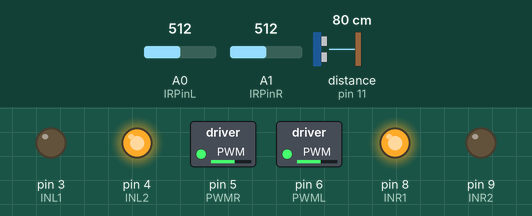
Bench run of a sketch on a simulated Arduino Uno, built with avr-gcc and run on an emulated ATmega328P. On the bench: switched loads named in the sketch (green lamp = pin HIGH), output pins drawn as LEDs (lit = HIGH). Wiring (inferred from the names in the program): ultrasonic range finder: trigger pin 12; echo pin 11. The test bench sets the inputs (shaded band); at power-on: A0 (IRPinL) = 512, A1 (IRPinR) = 512, distance to the obstacle (sensor on pin 11) 80 cm. The echo pulse lasts 58.3 µs per cm; pins used as bus, display or sensor lines are not drawn.

Above: at 5.0 s.
5.1 s: A0 (IRPinL) set to 489
At 5.6 s:
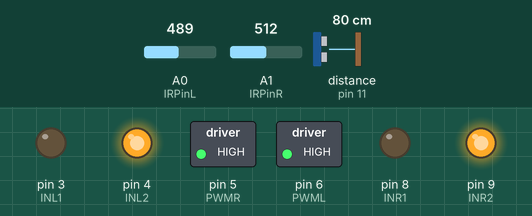
6.6 s: A0 (IRPinL) set to 511
At 7.8 s:
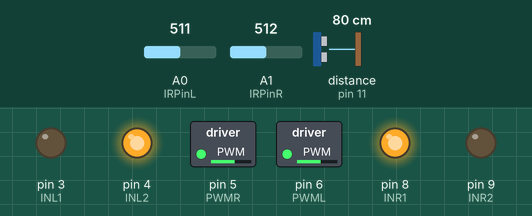
8.1 s: A0 (IRPinL) set to 306
At 9.1 s:
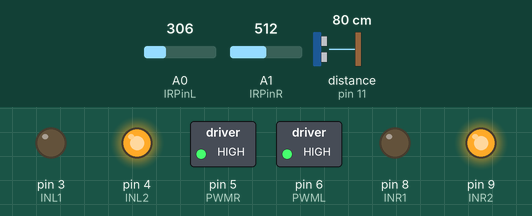
Timing chart, 0 to 11.1 s (numbered marks = the images above; inputs shaded):
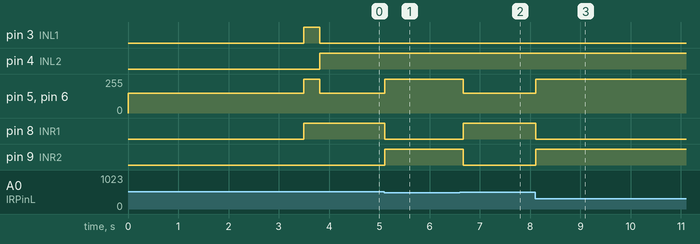

The sketch:

SearchandDestroy.ino
```cpp
//PINS AND VARIABLES
//initialize US sensor pins
#define tPin 12 //trig
#define ePin 11 //ehco

//US array
int numDists = 5; //length of distArray[]
int distArray[] = {0, 0, 0, 0, 0}; //integer array
int index = 0; //index to feed data into array
int reqNum = 2; //min. sum of the array needed to warrant attack
bool close = false;
//initalize IR sensors pins
#define IRPinL A0
#define IRPinR A1

//initialize left motor pins
#define INL1 3 //A01
#define INL2 4 //A02

//initialize right motor pins
#define INR1 8 //B01
#define INR2 9 //B02

// distance variable
int distance = 0;

//IR sensor value variables
float IRL = 0;//left
float IRR = 0; //right

//PWM
#define PWML 6 //left
#define PWMR 5 //right

bool rotateCW = true; //true spin means CW, false spin means CCW
//bool facingOut = false; //determines if you are facing the outer edge based on if your front IR triggered
bool detected = false; //remembers if you detected opponent on previous scan

//important constants
float maxSpeed = 150; //max motor speed, max is 255
float atkSpeed = 255;
float detectVar = 500; //ring detection variable

unsigned long searchStartTime = 0;   //stopwatch memory
int sweepTime = 600;                 //milliseconds to sweep the first way (ADJUST AS NECESSARY)
bool sweepingFirstDirection = false; //tracks if stopwatch is running


void setup() {
  // put your setup code here, to run once:
//5 Second delay timer
  long timerDelay = millis();
  distance = 0;
  index = 0;
  Serial.begin(9600);
  //US pins
  pinMode(tPin, OUTPUT);
  pinMode(ePin, INPUT);

  //IR Sensors
  pinMode(IRPinL, INPUT);
  pinMode(IRPinR, INPUT);

  //Motor initialization here
 //Left motor
  pinMode(INL1, OUTPUT);
  pinMode(INL2, OUTPUT);

 //Right motor
  pinMode(INR1, OUTPUT);
  pinMode(INR2, OUTPUT);

 //PWM
  analogWrite(PWML, maxSpeed);
  analogWrite(PWMR, maxSpeed);
 // start sumobot
  start();

  while(millis() - timerDelay < 3500){

  }//5-second delay
  analogWrite(PWML, atkSpeed);
  analogWrite(PWMR, atkSpeed);
  attack();
  delay(300);
}

void loop() {
  //collect and analyze data from sensors here
  delay(5); //why the delay here?
  distance = getDistance();
  IRL = getColor(IRPinL);
  IRR = getColor(IRPinR);
  //IRBack = getColor(IRPinB);

  distArray[index] = withinRange(distance, 40.0);
  close = isCloseEnough(distArray, numDists);
  index = (index + 1) % numDists;

//bot strategy here

  if(detectRing() == true){ //if detects edge of ring, reverse, then turn back to centre of ring
    //facingOut = true;
    analogWrite(PWML, atkSpeed);
    analogWrite(PWMR, atkSpeed);
    ringResponse(); //ring response already has detect ring attached to it
    delay(250);

  }else{
    //could move if(index >= numDist) ... here? would ensure IR is ALWAYS checked first, then we get to attacking business?
    /*if(facingOut){
      spin();
      delay(250);
      facingOut = false; //-------------ADJUST AS NECESSARY, should be full 180
    }*/

    if(close == true){        //-------------------attack (regular)
      detected = true;
      analogWrite(PWML, atkSpeed);
      analogWrite(PWMR, atkSpeed);
      attack();
    }else{                     //------------------------search
      if(detected == true){
        rotateCW = !rotateCW;  //flip direction
        searchStartTime = millis();  //start stopwatch
        sweepingFirstDirection = true;  //tell the bot we are timing a sweep
        detected = false;  //Reset the detection flag
      }

      //HAS OUR SWEEP TIMER RUN OUT?
      if(sweepingFirstDirection == true && (millis() - searchStartTime > sweepTime)){
        rotateCW = !rotateCW;  //We guessed wrong. Flip the other way.
        sweepingFirstDirection = false;  //Stop the stopwatch. Spin this way indefinitely.
      }

      analogWrite(PWML, maxSpeed);
      analogWrite(PWMR, maxSpeed);
      spin();
    }

  }

}

//------------------------Functions-----------------------------------------

// STATE METHODS
//attack the opponent
void attack(){
// move forward
  motorForward(INL1, INL2); //one of the motors are inverted, going forward
  motorForward(INR1, INR2);

  //Serial.print("attacking");
}
void spin(){
  if(rotateCW){
    motorBackward(INL1, INL2); //one of the motors are inverted, going in a spinning motion
    motorForward(INR1, INR2);
  }else{
    motorForward(INL1, INL2);
    motorBackward(INR1, INR2);
  }

  //Serial.print("Spinning");
}

//initial state for beginning of round
void start(){
  distance = getDistance();
  IRL = getColor(IRPinL);
  IRR = getColor(IRPinR);
}

//bot's reponse to detecting the ring
void ringResponse(){
  motorBackward(INL1, INL2);
  motorBackward(INR1, INR2);
  //Serial.print("Left IR:");
  //Serial.println(IRL);
  //Serial.print("Right IR:");
  //Serial.println(IRR);
}
//final state for end of round
void stop(){
  motorStop(INL1, INL2);
  motorStop(INR1, INR2);
}


// DATA COLLECTION/PROCESSING
//colelcts and sends data fron US sensor
float getDistance(){
  //digitalWrite(tPin, LOW);

  //delayMicroseconds(2);

  digitalWrite(tPin, HIGH);

  delayMicroseconds(10);

  digitalWrite(tPin, LOW);

  float duration = pulseIn(ePin, HIGH);

  return (duration * 0.0343) / 2;
}

//detects white ring
bool detectRing(){
return IRR < detectVar || IRL < detectVar;
}

//detects color for IR sensors
float getColor(int pin){
return analogRead(pin);
}

//sets motors to move forward
void motorForward(int IN1, int IN2){
  digitalWrite(IN1, HIGH);
  digitalWrite(IN2, LOW);
}

//sets motors to move backward
void motorBackward(int IN1, int IN2){
  digitalWrite(IN1, LOW);
  digitalWrite(IN2, HIGH);
}

//stops motors
void motorStop(int IN1, int IN2){
  digitalWrite(IN1, LOW);
  digitalWrite(IN2, LOW);
}

//computed average
/*
float getAvg(float nums[], int length){
  float ans = 0.0;
  for(int i = 0; i < length; i++){
    ans = ans + nums[i];
  }

  return ans / length;
}*/

bool isCloseEnough (int vals[], int length){
  int tot = 0;
  //total the numbers in the array
  for(int i = 0; i < length; i++){
    tot = tot + vals[i];
  }

  if(tot > reqNum){
    return true;
  }else{
    return false;
  }

}

//converts distance to binary values
int withinRange(float val, float max){
  //ret 1 if val <= max, 0 otherwise
  if(val <= max || val > 700){
    return 1;
  }else{
    return 0;
  }

}
```

Measured:
- the behaviour switches between 500 and 499 on A0 (IRPinL) (found by bisection; images 0 and 1)
- after the input at 5.1 s, pin 5 (PWMR), pin 6 (PWML): 150/255 → 255/255 at once; pin 8 (INR1): HIGH → LOW at once; pin 9 (INR2): LOW → HIGH at once
- after the input at 6.6 s, pin 5 (PWMR), pin 6 (PWML): 255/255 → 150/255 after 0.07 s; pin 8 (INR1): LOW → HIGH after 0.07 s; pin 9 (INR2): HIGH → LOW after 0.07 s
- after the input at 8.1 s, pin 5 (PWMR), pin 6 (PWML): 150/255 → 255/255 at once; pin 8 (INR1): HIGH → LOW at once; pin 9 (INR2): LOW → HIGH at once
